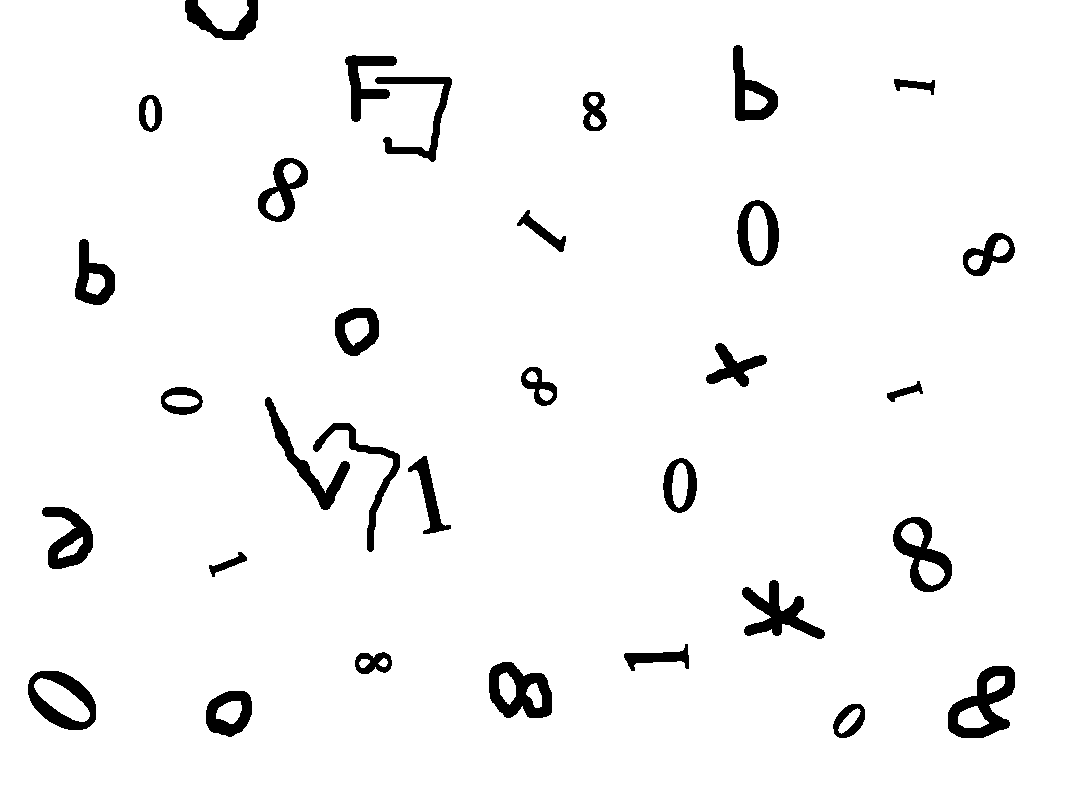
#> input picture PSI5790/aula1/images/c2.bmp, 1069 x 785 px
$ python ex3_extra.py
#> lines starting #> are read from the running program, lines starting #| are printed output that depends on the picture; after the words box and inside, x2 and y2 are one past the last pixel; in counts of white or black regions, pixels touching at a corner belong together
import cv2
import numpy as np
import matplotlib.pyplot as plt
from collections import deque

# --------------------------------------------------
# Leitura da imagem binária
# --------------------------------------------------
def ler_binaria(path, limiar=127):
#> called with path = 'images/c2.bmp', limiar = 127
    img = cv2.imread(path, cv2.IMREAD_GRAYSCALE)
#> img: shape (785, 1069); 95.7% white; 32 black regions, largest, box (x1, y1, x2, y2) and area: (948, 666, 1015, 738) 2277, (489, 662, 552, 718) 2051, (742, 580, 825, 639) 1920
    if img is None:
        raise FileNotFoundError(f"Não foi possível abrir {path}")

    # binariza
    _, bin_img = cv2.threshold(img, limiar, 255, cv2.THRESH_BINARY)

    # como os objetos são pretos no original, invertemos:
    # objeto -> 255
    # fundo  -> 0
    bin_img = 255 - bin_img

    # converte para 0 e 1 para facilitar
    bin_img = (bin_img > 0).astype(np.uint8)

    return bin_img


# --------------------------------------------------
# Busca em largura para encontrar um componente
# --------------------------------------------------
def bfs_componente(bin_img, visitado, li, ci):
    h, w = bin_img.shape
    fila = deque()
    fila.append((li, ci))
    visitado[li, ci] = True

    pixels = []

    vizinhos = [(-1, -1), (-1, 0), (-1, 1),
                ( 0, -1),          ( 0, 1),
                ( 1, -1), ( 1, 0), ( 1, 1)]

    while fila:
        l, c = fila.popleft()
        pixels.append((l, c))

        for dl, dc in vizinhos:
            nl, nc = l + dl, c + dc

            if 0 <= nl < h and 0 <= nc < w:
                if bin_img[nl, nc] == 1 and not visitado[nl, nc]:
                    visitado[nl, nc] = True
                    fila.append((nl, nc))

    return pixels


# --------------------------------------------------
# Monta a máscara mínima de um componente
# --------------------------------------------------
def recortar_componente(pixels):
    linhas = [p[0] for p in pixels]
    colunas = [p[1] for p in pixels]

    lmin, lmax = min(linhas), max(linhas)
    cmin, cmax = min(colunas), max(colunas)

    h = lmax - lmin + 1
    w = cmax - cmin + 1

    mascara = np.zeros((h, w), dtype=np.uint8)

    for l, c in pixels:
        mascara[l - lmin, c - cmin] = 1

    return mascara, lmin, cmin, lmax, cmax


# --------------------------------------------------
# BFS em uma região de fundo dentro do recorte
# --------------------------------------------------
def bfs_fundo(mask, visitado, li, ci):
    h, w = mask.shape
    fila = deque()
    fila.append((li, ci))
    visitado[li, ci] = True

    toca_borda = False
    pixels_fundo = []

    vizinhos = [(-1, -1), (-1, 0), (-1, 1),
                ( 0, -1),          ( 0, 1),
                ( 1, -1), ( 1, 0), ( 1, 1)]

    while fila:
        l, c = fila.popleft()
        pixels_fundo.append((l, c))

        if l == 0 or l == h - 1 or c == 0 or c == w - 1:
            toca_borda = True

        for dl, dc in vizinhos:
            nl, nc = l + dl, c + dc

            if 0 <= nl < h and 0 <= nc < w:
                if mask[nl, nc] == 0 and not visitado[nl, nc]:
                    visitado[nl, nc] = True
                    fila.append((nl, nc))

    return pixels_fundo, toca_borda


# --------------------------------------------------
# Conta furos manualmente
# --------------------------------------------------
def contar_furos_componente_manual(mascara):
    h, w = mascara.shape
    visitado = np.zeros((h, w), dtype=bool)
    furos = 0

    for i in range(h):
        for j in range(w):
            # procura regiões de fundo
            if mascara[i, j] == 0 and not visitado[i, j]:
                _, toca_borda = bfs_fundo(mascara, visitado, i, j)

                # se não toca borda, é furo
                if not toca_borda:
                    furos += 1

    return furos


# --------------------------------------------------
# Rotula todos os componentes e pinta por nº de furos
# --------------------------------------------------
def pintar_componentes_por_furos_manual(bin_img):
    h, w = bin_img.shape
#> h = 785; w = 1069
    visitado = np.zeros((h, w), dtype=bool)

    # saída branca
    out = np.ones((h, w, 3), dtype=np.uint8) * 255

    componentes_info = []
    rotulo = 0

    for i in range(h):
        for j in range(w):
            if bin_img[i, j] == 1 and not visitado[i, j]:
                rotulo += 1

                # encontra pixels do componente
                pixels = bfs_componente(bin_img, visitado, i, j)

                # recorta componente
                mascara, lmin, cmin, lmax, cmax = recortar_componente(pixels)

                # conta furos manualmente
                furos = contar_furos_componente_manual(mascara)

                # escolhe cor
                if furos == 0:
                    cor = [255, 0, 0]   # vermelho
                elif furos == 1:
                    cor = [0, 255, 0]   # verde
                else:
                    cor = [0, 0, 255]   # azul

                # pinta na saída
                for l, c in pixels:
                    out[l, c] = cor

                componentes_info.append({
                    "rotulo": rotulo,
                    "area": len(pixels),
                    "furos": furos,
                    "bbox": (lmin, cmin, lmax, cmax)
                })
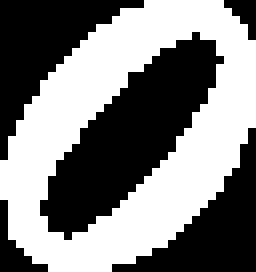
#> mascara: shape (34, 32) (shown 8 times larger); values 0 (black) and 1 (white), 50.2% white; 5 black regions (1 under 20 px), largest, box (x1, y1, x2, y2) and area: (5, 4, 28, 30) 253, (0, 0, 18, 20) 137, (14, 16, 32, 34) 121, (0, 25, 6, 34) 20
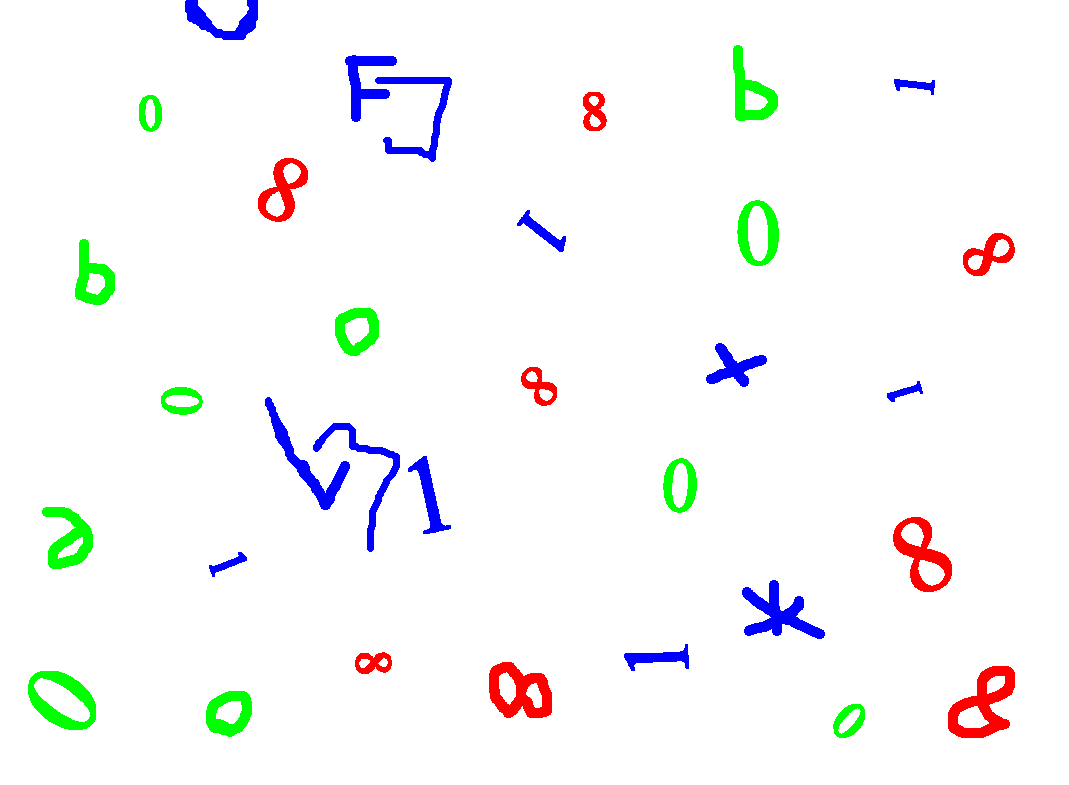
#> out: shape (785, 1069, 3); mean of channels 0, 1, 2 248.2, 247.8, 247.1; drawn as B, G, R
#> after the loop, componentes_info = 32 items; rotulo = 32

    return out, componentes_info


# --------------------------------------------------
# Teste
# --------------------------------------------------
for nome in ["images/c2.bmp", "images/c3.bmp"]:
    img_bin = ler_binaria(nome)
    img_color, infos = pintar_componentes_por_furos_manual(img_bin)
#> infos = 32 items

    print(f"\nResultados para {nome}")
    for info in infos:
        print(
            f"Componente {info['rotulo']}: "
            f"área = {info['area']}, "
            f"furos = {info['furos']}, "
            f"bbox = {info['bbox']}"
        )
#> this loop made 32 passes
#| Componente 1: área = 1270, furos = 0, bbox = (0, 185, 39, 257)
#| Componente 2: área = 1483, furos = 1, bbox = (45, 733, 120, 777)
#| Componente 3: área = 1343, furos = 0, bbox = (55, 345, 121, 396)
#| Componente 4: área = 1494, furos = 0, bbox = (77, 375, 161, 451)
#| Componente 5: área = 331, furos = 0, bbox = (79, 894, 94, 934)
#| Componente 6: área = 575, furos = 2, bbox = (92, 583, 130, 606)
#| Componente 7: área = 479, furos = 1, bbox = (95, 139, 131, 161)
#| Componente 8: área = 1329, furos = 2, bbox = (158, 258, 221, 307)
#> (further printed lines are left out)

    plt.figure(figsize=(12, 5))

    plt.subplot(1, 2, 1)
    plt.title(f"{nome} binária")
    plt.imshow(img_bin, cmap="gray")
    plt.axis("off")

    plt.subplot(1, 2, 2)
    plt.title(f"{nome} colorida")
    plt.imshow(img_color)
    plt.axis("off")

    plt.tight_layout()
    plt.savefig(f"outputs/ex3_extra_{nome.split('/')[-1]}.png")
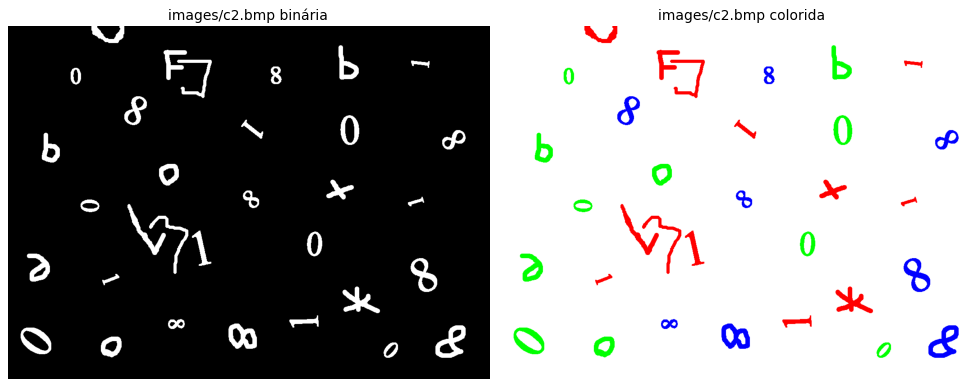
#> figure drawn by matplotlib, 2 panels
    plt.show()
#> pass 2 of the loop `for nome in ["images/c2.bmp", "images/c3.bmp"]:`:
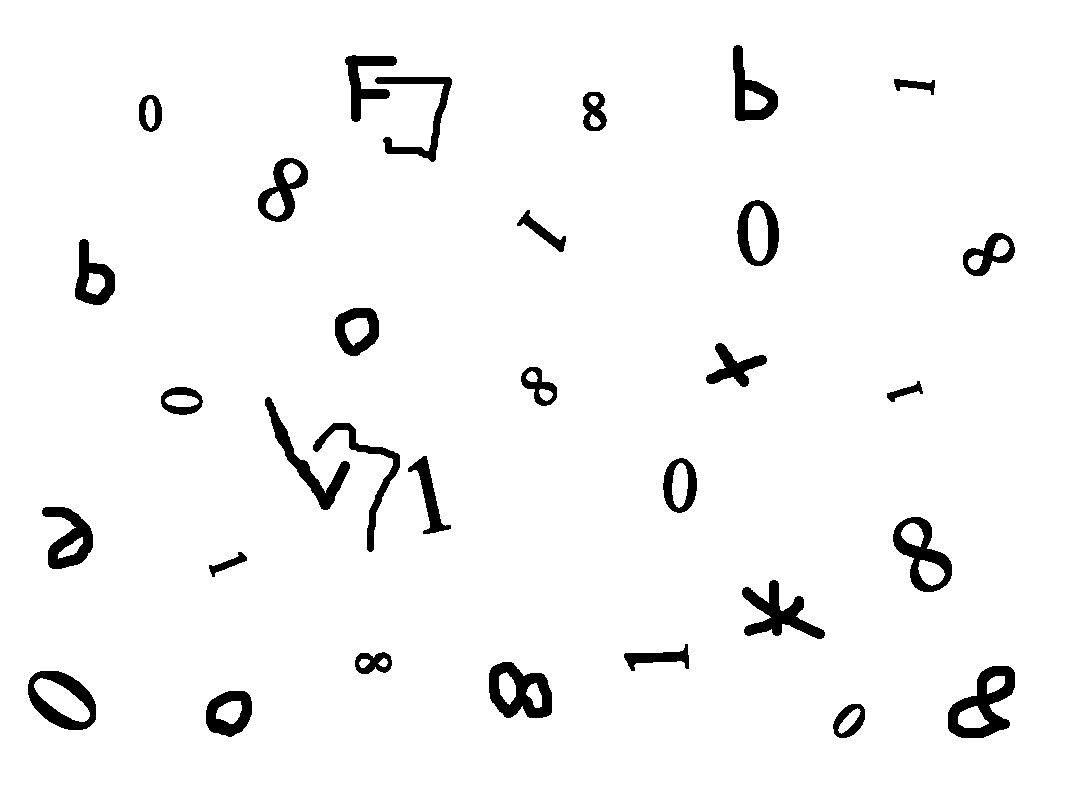
#> input picture PSI5790/aula1/images/c3.bmp, 1069 x 785 px
#> the loop in pintar_componentes_por_furos_manual (call 2), `for i in range(h):` made 785 passes
#> after the loop in pintar_componentes_por_furos_manual (call 2), `for i in range(h):`:
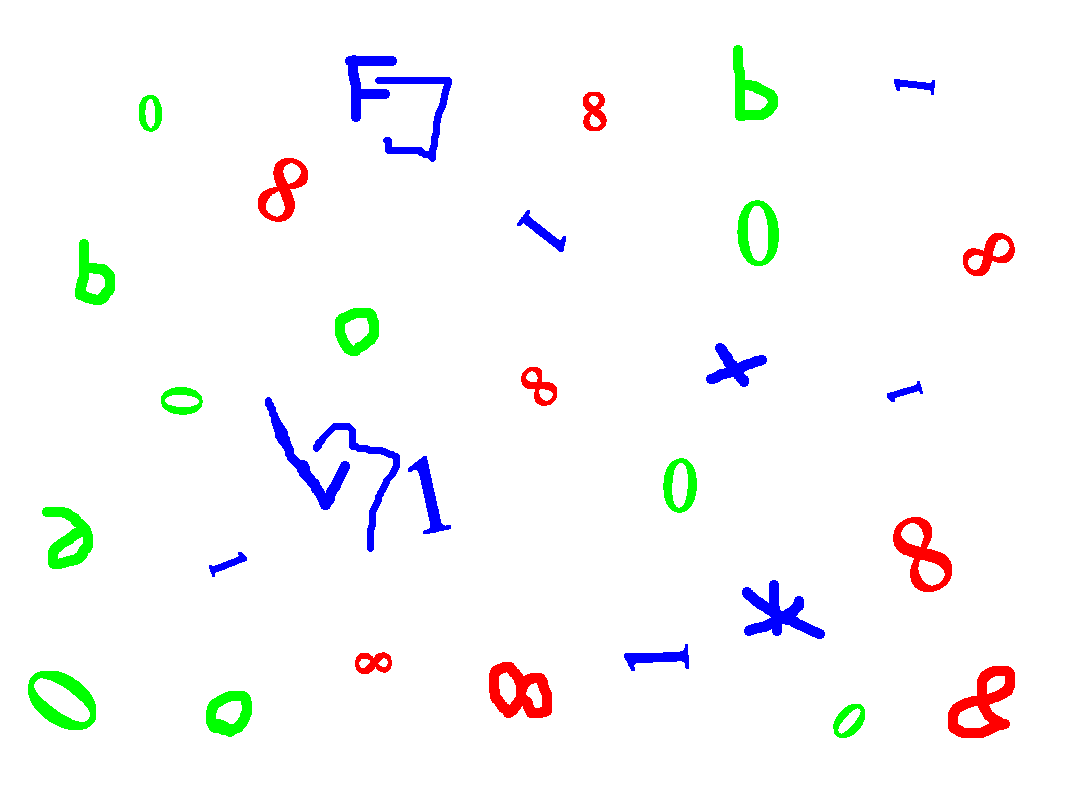
#> out: shape (785, 1069, 3); mean of channels 0, 1, 2 248.2, 248.2, 247.5; drawn as B, G, R
#> after the loop in pintar_componentes_por_furos_manual (call 2), `for i in range(h):`: componentes_info = 31 items; rotulo = 31
#> infos = 31 items
#> the loop `for info in infos:` made 31 passes
#| Componente 1: área = 1483, furos = 1, bbox = (45, 733, 120, 777)
#| Componente 2: área = 1343, furos = 0, bbox = (55, 345, 121, 396)
#| Componente 3: área = 1494, furos = 0, bbox = (77, 375, 161, 451)
#| Componente 4: área = 331, furos = 0, bbox = (79, 894, 94, 934)
#| Componente 5: área = 575, furos = 2, bbox = (92, 583, 130, 606)
#> (further printed lines are left out)
#> `plt.savefig(f"outputs/ex3_extra_{nome.split('/')[-1]}.png")`:
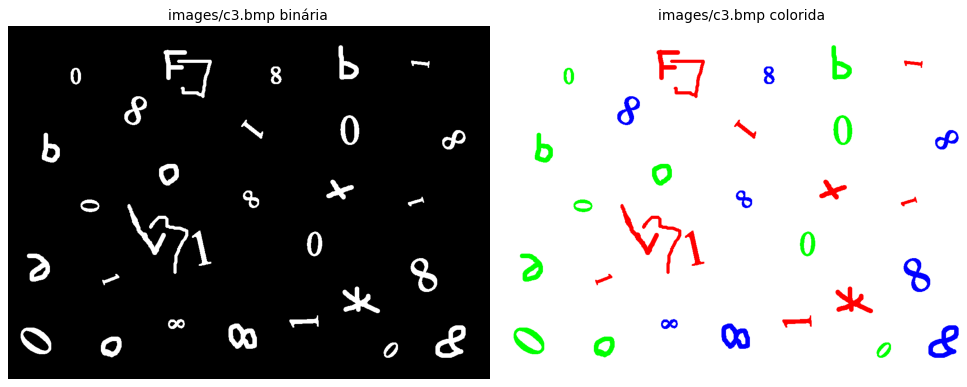
#> figure drawn by matplotlib, 2 panels
